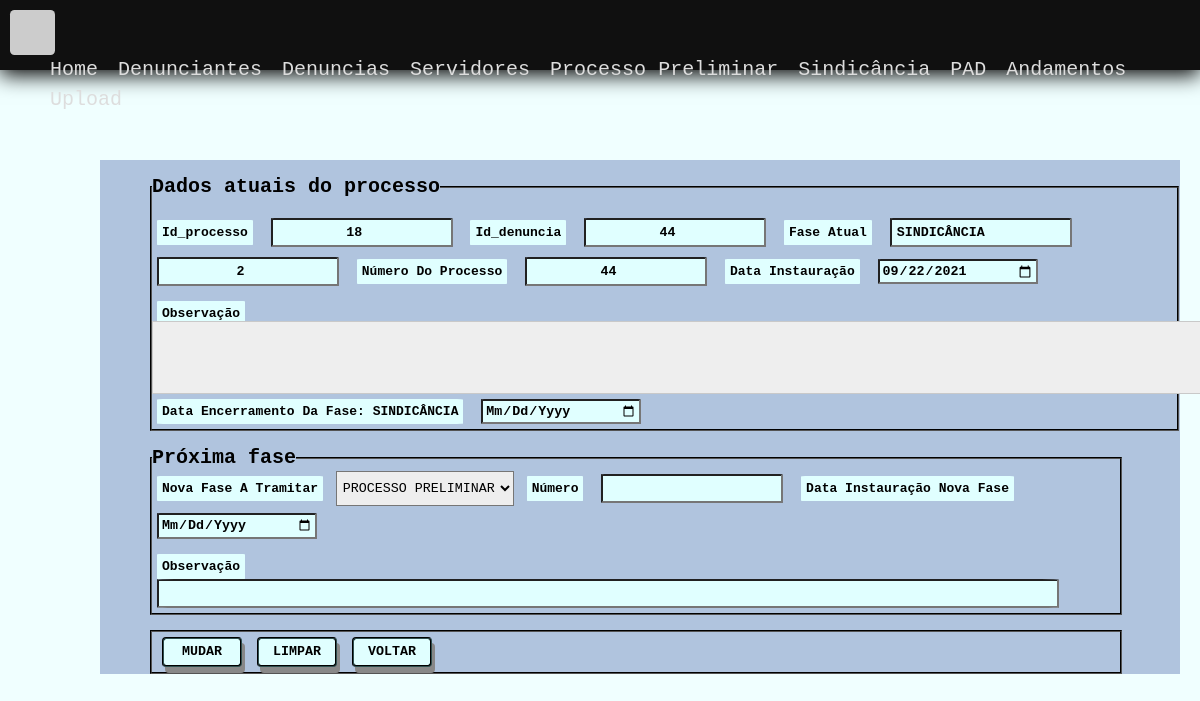
Page /Fase/Tramitar/18 on the earlier database version.
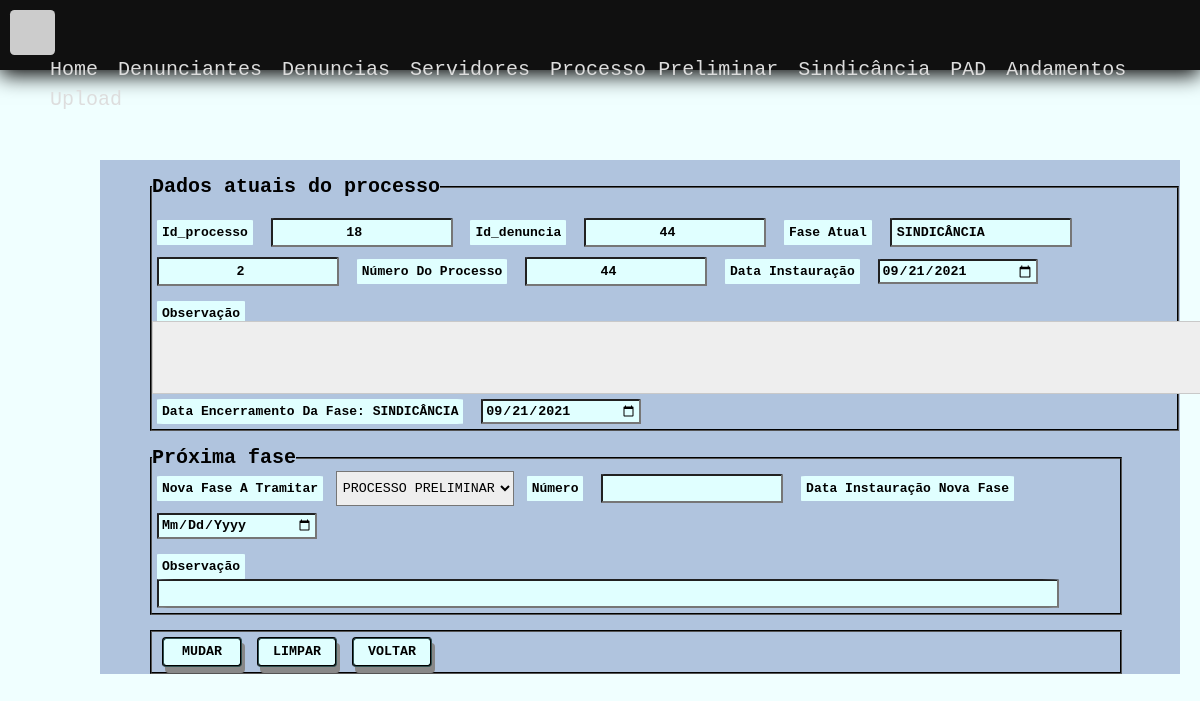
Same page on the later database version.
### tables this page shows
CREATE TABLE `processo` (
  `id_processo` int(11) NOT NULL,
  `id_denuncia` int(11) NOT NULL,
  `id_fase` int(11) NOT NULL,
  `numero_processo` varchar(20) NOT NULL,
  `data_instauracao` date NOT NULL,
  `observacao` varchar(200) NOT NULL,
  `anexo` varchar(100) NOT NULL,
  `data_encerramento` date DEFAULT NULL,
  `user` int(11) NOT NULL
);

CREATE TABLE `fase` (
  `id_fase` int(11) NOT NULL,
  `fase` varchar(25) NOT NULL
);

### app/core/Controller.php (called while the page is built, shortened)
<?php
class Controller{
     public function load($viewName, $viewData=array(),  $viewData2 = ""){
        extract($viewData);
        include "app/views/" . $viewName .".php";
   }
}

### FaseController.php (called while the page is built, shortened)
<?php
class FaseController extends Controller{
    public function Tramitar($id_processo){
        $tramitarPRoceso = new Processo_Model();
        $dados["tramitar"] = $tramitarPRoceso->getId($id_processo);
        $fase = new Processo_Model();
        $dados["fase"] = $fase->faseLista();
        $dados["view"] = "fase/index";
        $this->load("template", $dados);
    }
}

### app/core/Core.php (called while the page is built, shortened)
<?php
class Core{
    private $controller;
    private $metodo;
    private $parametros = array();
    public function run(){
       $c = new $controllerCorrente;
       call_user_func_array(array($c, $this->getMetodo()), $this->getParametros());
    }
    public function verificaUri(){
        $url =explode("index.php", $_SERVER["PHP_SELF"]);
        $url = end($url);
        if($url!=""){
            $url = explode('/', $url);
            array_shift($url);
            $this->controller = ucfirst($url[0]) ."Controller";
            array_shift($url);
            if(isset($url[0])){
                $this->metodo = $url[0];
                array_shift($url);
            }
            if(isset($url[0])){
                $this->parametros= array_filter($url);
            }
        }else{
            $this->controller = ucfirst(CONTROLLER_PADRAO) ."Controller";
        }
    }
    public function getMetodo() {
        if(method_exists(NAMESPACE_CONTROLLER .$this->controller, $this->metodo)){
            return $this->metodo;
        }
        return METODO_PADRAO;
    }
    public function getParametros() {
        return $this->parametros;
    }
}

### index.php (called while the page is built, shortened)
<?php
require 'app/core/Core.php';
$core = new Core;
$core->run();

### app/core/Model.php (called while the page is built, shortened)
<?php
abstract class Model{
    public function __construct() {
        $this->db = new \PDO("mysql:dbname=".BANCO.";host=".SERVIDOR,USUARIO,SENHA);
    }
}

### app/models/Processo_Model.php (called while the page is built, shortened)
<?php
class Processo_Model extends Model{
    public function faseLista(){
        $sql = "SELECT * FROM fase";
        $qry = $this->db->query($sql);
        return $qry->fetchAll(\PDO::FETCH_OBJ);
    }
    public function getId($id_processo){
        $sql = "SELECT * FROM processo as p INNER JOIN fase as f ON p.id_fase = f.id_fase WHERE id_processo =:id";
        $sql = $this->db->prepare($sql);
        $sql->bindValue(":id", $id_processo);
        $sql->execute();
        return $sql->fetchAll(\PDO::FETCH_OBJ);
    }
}

### app/views/Fase/index.php (the view, shortened to what this page needs)
<form method="POST"  action="<?php echo  URL_BASE . "Fase/Salvar" ?>">
<fieldset>
        <legend>Dados atuais do processo</legend><br/>
            <?php if(isset($tramitar)){
                foreach($tramitar as $p){ ?>
                <?php
            } ?>
                    <label>Id_processo</label>
                    <input type="number" name="txt_id_processo" value="<?php echo $p->id_processo ?>">
                    <label>id_denuncia</label>
                    <input type="number" name="txt_id_denuncia" value="<?php echo $p->id_denuncia ?>">
                    <label>Fase atual</label>
                    <input type="text" name="fase" value="<?php  echo $p->fase ?>">
                    <input type="number" name="txt_id_fase" value="<?php  echo $p->id_fase ?>">
                    <label>Número do Processo</label>
                    <input type="number" name="txt_numero_processo" value="<?php  echo $p->numero_processo ?>">
                    <label>Data instauração</label>
                    <input type="date" name="txt_data_instauracao" value="<?php echo
                     $p->data_instauracao ?>"><br/><br/>
                    <label>Observação</label>
                    <textarea disabled readonly rows="2" cols="126">
                        <?php  echo $p->observacao ?>
                    </textarea>
                    <label>Data encerramento da fase: <?php  echo $p->fase ?></label>
                    <input autofocus type="date" name="txt_data_encerramento" value="<?php echo $p->data_encerramento ?>">
    </fieldset>
    <fieldset>
        <legend>Próxima fase</legend>
            <label>Nova fase a tramitar</label>
                <select name="txt_id_nova_fase">
                <?php foreach($fase as $f){?>
                <option readonly value="<?php echo $f->id_fase ?>"> <?php echo $f->fase ?> </option>
                    <?php } ?>
                </select>
            <label>Número</label>
      		<input name="txt_numero_processo_novo" type="number" required>
            <label>Data instauração nova fase</label>
                    <input required type="date" name="txt_nova_data_instauracao" ><br/><br/>
            <div>
                <label>observação</label>
	        		<input name="txt_observacao" type="text" size="110" cols="40" rows="2" value="<?php echo $p->observacao ?>" >
		    </div>
    </fieldset>
    <fieldset>
				<input type="submit" value="Mudar" class="btn">
				<input type="reset" name="Reset" id="button" value="Limpar" class="btn">
				<input name="Voltar" onclick="history.back()" type="submit" value="Voltar" class="btn">
			</fieldset>
	</form>
    <?php } ?>
    <div class="fim">
	</div>

Differences in the rows shown:
changed processo "SINDICÂNCIA": txt_data_instauracao "09/22/2021" → "09/21/2021"; txt_data_encerramento (not shown) → "09/21/2021"
